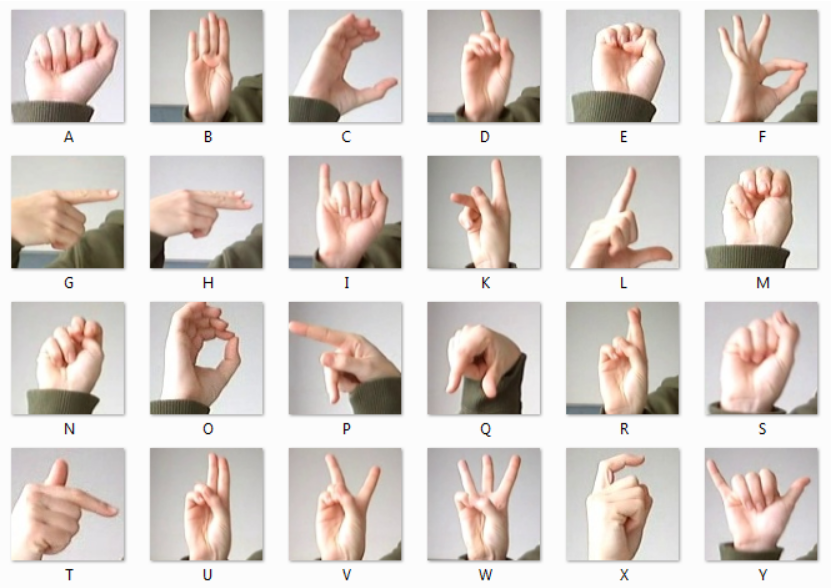
#> input picture alphabet.png, 831 x 588 px, given in place of the camera
$ jupyter execute Sign_create_dataset.ipynb   (text cells are left out)
#> lines starting #> are read from the running program, lines starting #| are printed output that depends on the picture
[cell 1]
import cv2
import os
import time
import numpy as np

[cell 2]
background = None
accumulated_weight = 0.9

# Création des dimensions du ROI

ROI_top = 50
ROI_bottom = 300
ROI_right = 50
ROI_left = 300

# Project: gesture-recognition, License: MIT License, OpenSource

def cal_accum_avg(frame, accumulated_weight):
    global background

    if background is None:
        background = frame.copy().astype("float")
        return None

    cv2.accumulateWeighted(frame, background, accumulated_weight)

[cell 3]
# Fonction pour l'application du filtre (Thresholded)
def segment_hand(frame, threshold=20):
    global background

    diff = cv2.absdiff(background.astype("uint8"), frame)
    thresholded = cv2.adaptiveThreshold(diff,255,cv2.ADAPTIVE_THRESH_GAUSSIAN_C, cv2.THRESH_BINARY,11,2)

    return (thresholded)

[cell 4]
# Ouverture de la caméra
cam = cv2.VideoCapture(0)

# Définition des variables (nombre de frame, dossier d'images)
num_frames = 0
element = '_SPACE'

num_imgs_taken = 0

while True:
    ret, frame = cam.read()
#> frame is the input picture: shape (588, 831, 3); mean B, G, R 201.5, 206.9, 215.9

    # Eviter l'inversement de l'image
    frame = cv2.flip(frame, 1)
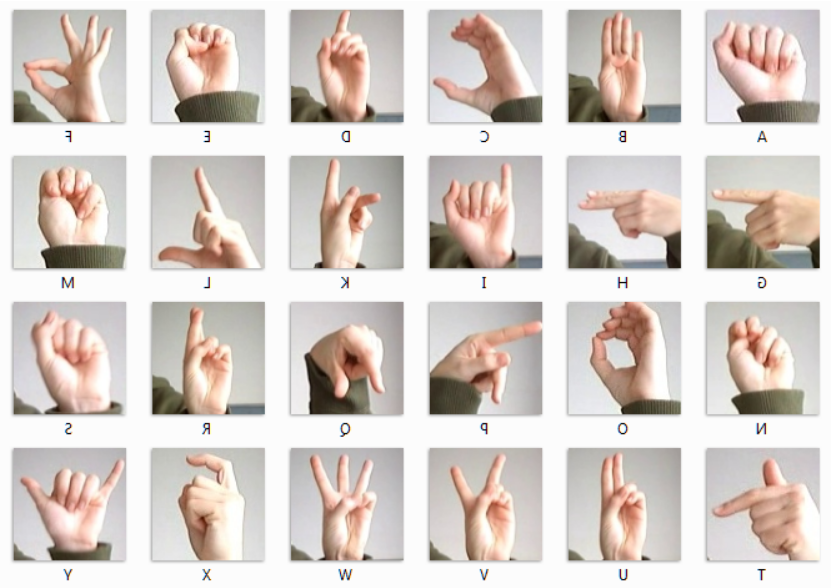
#> frame: shape (588, 831, 3); mean B, G, R 201.5, 206.9, 215.9
    frame_copy = frame.copy()
    roi = frame[ROI_top:ROI_bottom, ROI_right:ROI_left]
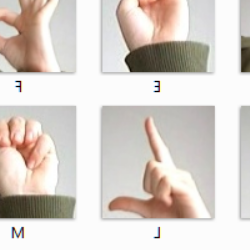
#> roi: shape (250, 250, 3); mean B, G, R 203.5, 209.6, 217.6

    # Traitement
    gray_frame = cv2.cvtColor(roi, cv2.COLOR_BGR2GRAY)
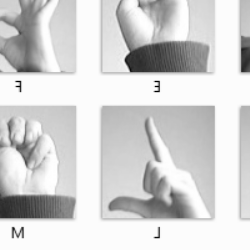
#> gray_frame: shape (250, 250); min 0, max 255, mean 211.3
    gray_frame = cv2.GaussianBlur(gray_frame, (5, 5), 0)

    if num_frames < 100:
        cal_accum_avg(gray_frame, accumulated_weight)

        # Détection du Background
        if num_frames <= 299:
            cv2.putText(frame_copy, "Chargement..", (80, 400), cv2.FONT_HERSHEY_SIMPLEX, 0.9, (0,0,255), 2)

    # Configuration (Nous pouvons mettre notre main et la positionner correctement avant enregistrement)
    elif num_frames <= 300:
        hand = segment_hand(gray_frame)
        cv2.putText(frame_copy, "Configuration.." + str(element), (200, 400), cv2.FONT_HERSHEY_SIMPLEX, 1, (255,0,0),2)

        # Voir si la main est bien détectée
        if hand is not None:
            thresholded = hand

            # Dessiner les contours de la main
            cv2.putText(frame_copy, str(num_frames)+" Pour "+ str(element),(70, 45), cv2.FONT_HERSHEY_SIMPLEX, 1, (255,0,0), 2)

            # Affiche l'image prise
            cv2.imshow("Image traitée", thresholded)

    else:
        # Filtre sur la main
        hand = segment_hand(gray_frame)

        # Repérer si la main est là
        if hand is not None:

            thresholded = hand

            # Détection de la main (avec le filtre)
            cv2.putText(frame_copy, str(num_frames), (70, 45), cv2.FONT_HERSHEY_SIMPLEX, 1, (0,255,0), 2)
            cv2.putText(frame_copy, str(num_imgs_taken) + 'Enregistrement pour ' + str(element), (200, 400), cv2.FONT_HERSHEY_SIMPLEX, 1, (0,255,0), 2)

            # Enregistrement des images de la main traitée dans la frame Filtre
            cv2.imshow("Image traitée", thresholded)
            if num_imgs_taken <= 299:
                cv2.imwrite(r"C:\\Users\\utilisateur\\Google Drive\\microsoft_ia\\Reconnaissance de la langue des signes\\projetfinal\\dataset\\"+str(element)+"\\"+str(num_imgs_taken+1) +'.jpg', thresholded)

            else:
                break
            num_imgs_taken +=1

        else:
            cv2.putText(frame_copy, 'Pas de main détectée !', (200, 400), cv2.FONT_HERSHEY_SIMPLEX, 1, (0,0,255), 2)

    # Dessine une ROI de la frame Filtre
    cv2.rectangle(frame_copy, (ROI_left, ROI_top), (ROI_right,ROI_bottom), (255,128,0), 3)
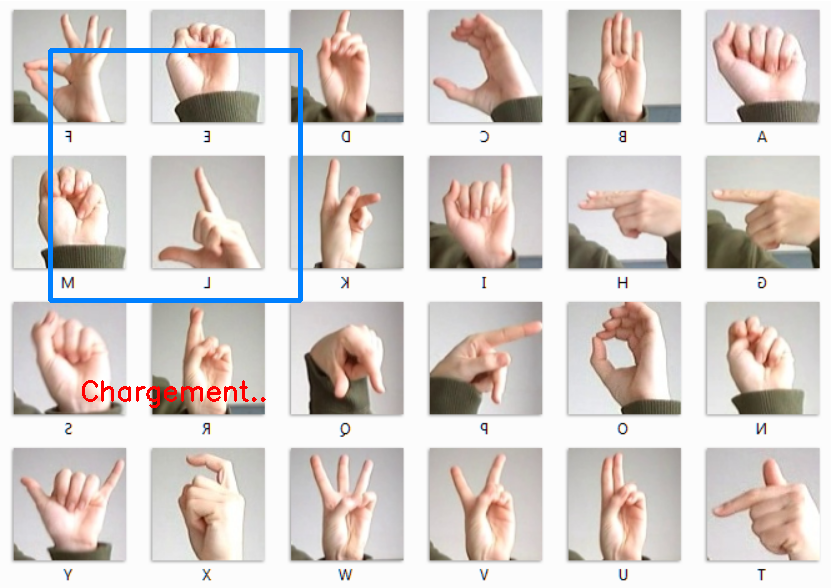
#> frame_copy: shape (588, 831, 3); mean B, G, R 201.6, 205.6, 213.8

    # Incrementation
    num_frames += 1
    # Montre la frame Filtre
    cv2.imshow("Filtre", frame_copy)
    # Ferme l'application
    if cv2.waitKey(1) & 0xFF == ord('q'):
#> (key q is pressed here)
        break

cv2.destroyAllWindows()
cam.release()
